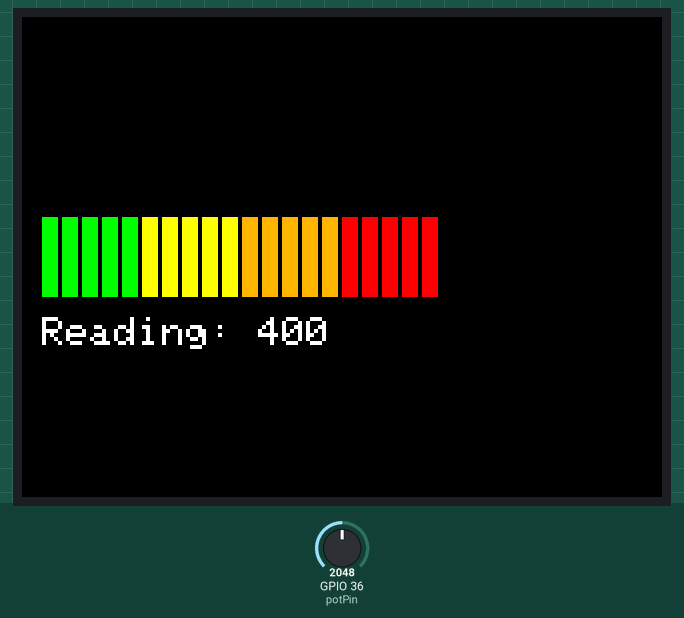
This sketch was run on a simulated ESP32. Shown: 320×240 colour display. The inputs (shaded band) are chosen by the test bench; at power-on: GPIO 36 (potPin) = 2048. What the sketch prints to the serial monitor is not drawn.

Above: at 1.4 s.
1.5 s: GPIO 36 (potPin) set to 2093
3.1 s: GPIO 36 (potPin) set to 2866
At 4.0 s:
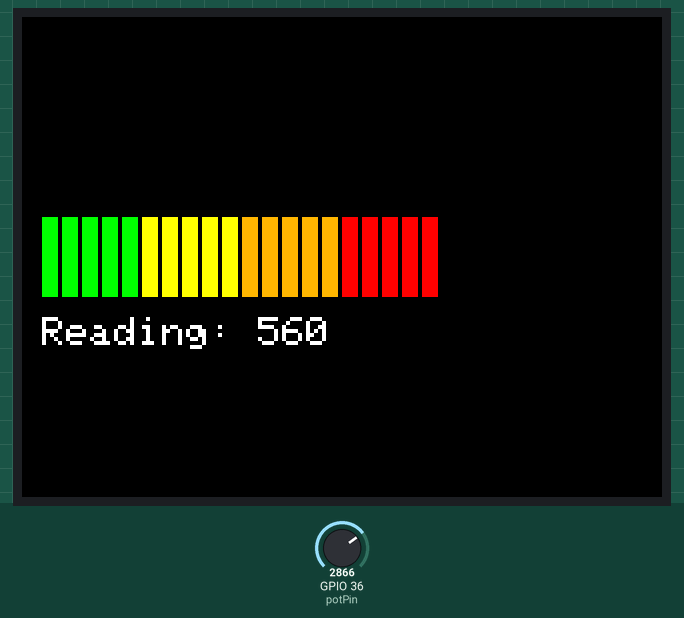
4.6 s: GPIO 36 (potPin) set to 3603
At 5.0 s:
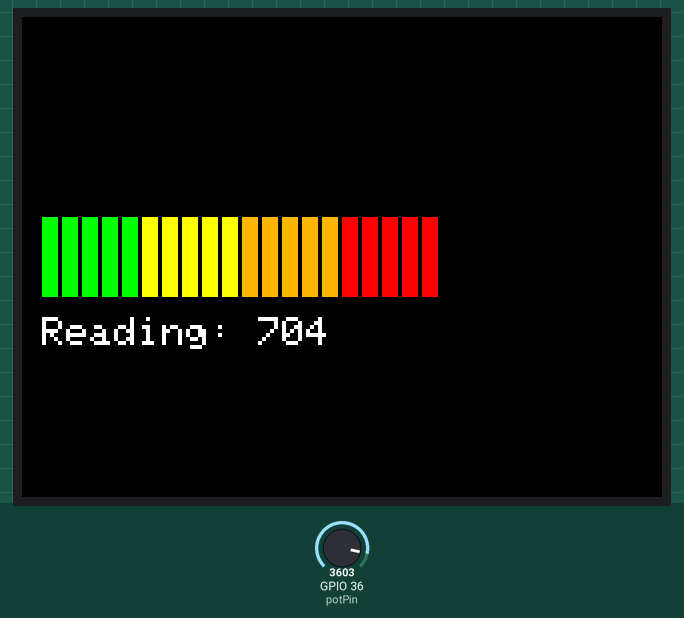
Timing chart, 0 to 7.6 s (numbered marks = the images above; inputs shaded):
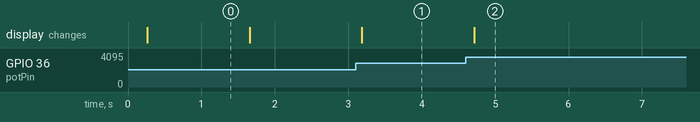

Measured:
- after the input at 3.1 s, the display: changes after 0.09 s (image 1)
- after the input at 4.6 s, the display: changes after 0.11 s (image 2)

The sketch:

Pot_Bars.ino
```cpp
#include <TFT_eSPI.h>  // Include the graphics library (this includes the sprite functions)

TFT_eSPI tft = TFT_eSPI();  // Create an instance of the display
TFT_eSprite barSprite = TFT_eSprite(&tft);  // Create an instance of the sprite for the bar
TFT_eSprite textSprite = TFT_eSprite(&tft);  // Create an instance of the sprite for the text

const int potPin = A0;  // Pin connected to the potentiometer
int potValue = 0;       // Variable to store the potentiometer value
const int totalRectangles = 20;  // Total number of rectangles in the bar
const int barHeight = 40;  // Height of each rectangle in the bar
const int barSpacing = 2;  // Spacing between each rectangle in the bar

uint16_t grayColor = TFT_DARKGREY;  // Default gray color for background rectangles, change TFT_DARKGREY for other colors you like.

// Color thresholds and corresponding colors
struct ColorRange {
  int minValue;
  int maxValue;
  uint16_t color;
};

ColorRange colorRanges[] = {
  {0, 50, TFT_GREEN}, // Here change the values and the colors according to the pot reading.
  {50, 100, TFT_YELLOW}, // Here change the values and the colors according to the pot reading.
  {100, 150, TFT_ORANGE}, // Here change the values and the colors according to the pot reading.
  {150, 200, TFT_RED} // Here change the values and the colors according to the pot reading.
};
const int numColorRanges = sizeof(colorRanges) / sizeof(ColorRange);

void setup() {
  Serial.begin(115200);  // Initialize serial communication for debugging

  tft.init();
  tft.setRotation(1);  // Set the screen rotation
  tft.fillScreen(TFT_BLACK);  // Clear the screen with black color
  Serial.println("Display initialized");

  // Create a sprite for the bar (width 200, height 40)
  barSprite.createSprite(200, barHeight);
  barSprite.fillSprite(TFT_BLACK);  // Clear the sprite with black color

  // Create a sprite for the text (width 240, height 40)
  textSprite.createSprite(240, 40);
  textSprite.fillSprite(TFT_BLACK);  // Clear the sprite with black color
  textSprite.setTextSize(2);  // Set the text size
  textSprite.setTextColor(TFT_WHITE, TFT_BLACK);  // Set the text color to white with a black background
}

uint16_t getColorForValue(int value) {
  for (int i = 0; i < numColorRanges; ++i) {
    if (value >= colorRanges[i].minValue && value <= colorRanges[i].maxValue) {
      return colorRanges[i].color;
    }
  }
  return TFT_WHITE;  // Default color if no range is matched
}

void loop() {
  potValue = analogRead(potPin);  // Read the potentiometer value
  int mappedValue = map(potValue, 0, 1023, 0, 200);  // Map the potentiometer value to 0-200

  // Calculate the width of each rectangle
  int rectWidth = (200 - (totalRectangles - 1) * barSpacing) / totalRectangles;

  // Clear the previous bar from the sprite
  barSprite.fillSprite(TFT_BLACK);

  // Draw the gray background rectangles
  int x = 0;
  for (int i = 0; i < totalRectangles; i++) {
    barSprite.fillRect(x, 0, rectWidth, barHeight, grayColor);
    x += rectWidth + barSpacing;
  }

  // Draw the colored rectangles on top
  x = 0;
  for (int i = 0; i < totalRectangles; i++) {
    int segmentValue = (i + 1) * (200 / totalRectangles);

    // Determine the color based on the current position
    uint16_t barColor = getColorForValue(segmentValue);

    // Draw the rectangle if it falls within the mapped value range
    if (mappedValue >= segmentValue) {
      barSprite.fillRect(x, 0, rectWidth, barHeight, barColor);
    }
    x += rectWidth + barSpacing;
  }

  // Push the bar sprite to the screen
  barSprite.pushSprite(10, 100);

  // Clear the previous text from the sprite
  textSprite.fillSprite(TFT_BLACK);

  // Display the numerical reading on the sprite
  textSprite.setCursor(10, 0);
  textSprite.printf("Reading: %d", mappedValue);

  // Push the text sprite to the screen
  textSprite.pushSprite(0, 150);

  delay(100);  // Add a small delay for stability
}
```
